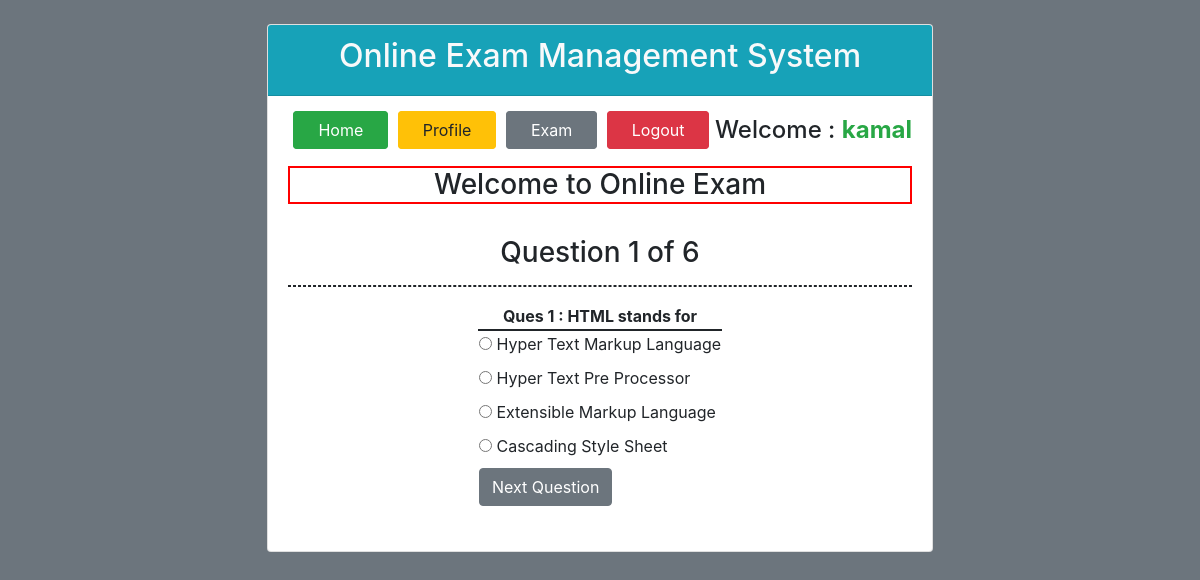
/starttest.php?q=1 (signed in), run on the app's committed database.
### tables this page shows
CREATE TABLE `tbl_ques` (
  `id` int(11) NOT NULL,
  `quesNo` int(11) NOT NULL,
  `ques` text NOT NULL
);

CREATE TABLE `tbl_ans` (
  `id` int(11) NOT NULL,
  `quesNo` int(11) NOT NULL,
  `rightAns` int(11) NOT NULL DEFAULT '0',
  `ques` text NOT NULL
);

### database.php (called while the page is built, shortened)
<?php
class Database
{
	public $host   = DB_HOST;
	public $user   = DB_USER;
	public $pass   = DB_PASS;
	public $dbname = DB_NAME;
	public $link;
	private function connectDB(){
		$this->link = new mysqli($this->host,$this->user,$this->pass,$this->dbname);
	}
	public function select($query){
		$result = $this->link->query($query) or die($this->link->error.__LINE__);
		if ($result->num_rows > 0) {
			return $result;
		}else{
			return false;
		}
	}
}
?>

### TestProcess.php (called while the page is built, shortened)
<?php
 require_once 'database.php';
	class Exam
	{
		public $db;
		function __construct()
		{
			$this->db = new Database();
		}
		public function getTotalRows(){
			$query = "SELECT * FROM tbl_ques";
			$data  = $this->db->select($query);
			return $total = $data->num_rows;
		}
		public function getQuesByNum($number){
			$query = "SELECT * FROM tbl_ques WHERE quesNo = '$number'";
			$data  = $this->db->select($query);
			return $data = $data->fetch_assoc();
		}
		public function getAnsByNum($number){
			$query = "SELECT * FROM tbl_ans WHERE quesNo = '$number'";
			$data  = $this->db->select($query);
			return $data;
		}
	}
?>

### starttest.php (the view, shortened to what this page needs)
 <?php
  require_once 'TestProcess.php';
  $exam = new Exam();
?>
<!DOCTYPE html>
<html lang="en">
<head>
  <link rel="stylesheet" href="https://maxcdn.bootstrapcdn.com/bootstrap/4.3.1/css/bootstrap.min.css">
  <link rel="stylesheet" href="https://use.fontawesome.com/releases/v5.6.3/css/all.css"></head>
<body class="bg-secondary">
  <div class="container mt-4" align="center">
    <div class="card" style="width: 60%">
      <div class="card-header text-light text-center bg-info">
      	<h2>Online Exam Management System</h2>
      </div>
      <div class="card-body">
      	<?php
      		$total = $exam->getTotalRows();
      		 if (isset($_GET['q'])) {
            $number = $_GET['q'];
      			$ques = $exam->getQuesByNum($number);
      			$ans  = $exam->getAnsByNum($number);
      		}
      	?>
      		<?php require_once 'uhead.php';?>
          <div class="">
            <h3 style="border:2px solid red">Welcome to Online Exam</h3><br>
          </div>
          <div>
          	 <h3>Question <?php echo $ques['quesNo'];?> of <?php echo $total; ?></h3><hr style="border:1px dashed">
          </div>
          <form method="POST">
          	<table>
          		<tr>
          			<td style="border-bottom:2px solid" align="center"><strong>Ques <?php echo $ques['quesNo'];?> : <?php echo $ques['ques'];?></strong></td>
          		</tr>
          		<?php
          			if ($ans) {
          				foreach($ans as $answer) {?>
          		<tr style="">
          			<td><label><input type="radio" name="ans"> <?php echo $answer['ques'];?> </label></td>
          		</tr><?php }} ?>
          		<tr>
          			<td>
                  <input type="submit" class="btn btn-secondary" name="submitBtn" value="Next Question">
          			</td>
          		</tr>
          	</table><br>
          </form>
      </div>
    </div>
  </div>
</body>
</html>

### data on the page
tbl_ques: quesNo "1", ques "HTML stands for"
tbl_ans: ques "Hyper Text Markup Language"
tbl_ans: ques "Hyper Text Pre Processor"
tbl_ans: ques "Extensible Markup Language"
tbl_ans: ques "Cascading Style Sheet"

### other printed values
$username "kamal"
$total "6"
